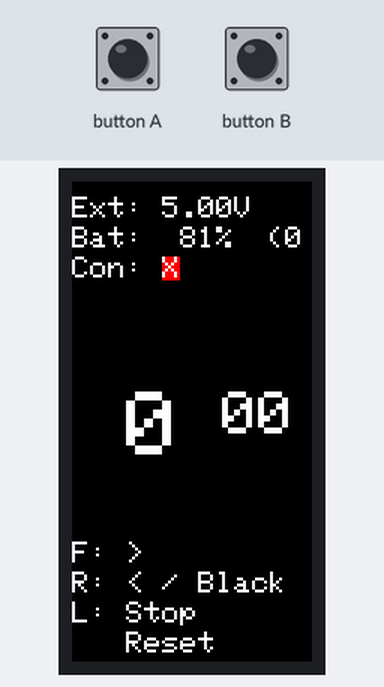
Bench run of a sketch on a simulated ESP32. Shown: 80×160 colour display. The test bench sets the inputs (shaded band). USB keyboard and mouse output is not drawn; what the sketch prints to the serial monitor is not drawn.

Above: at 0.2 s.
At 1.3 s:
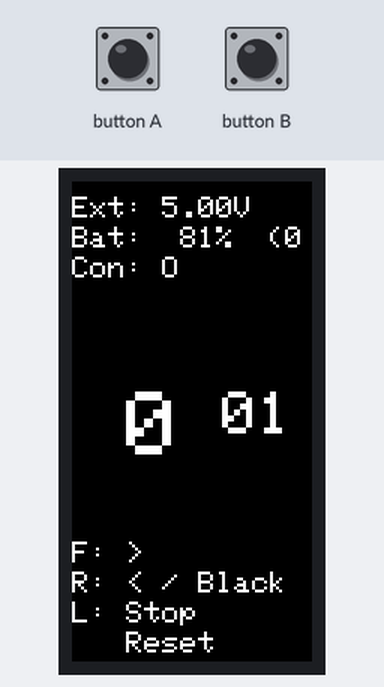
1.4 s: button A pressed for 0.15 s
3.6 s: button B pressed for 0.15 s
At 4.6 s:
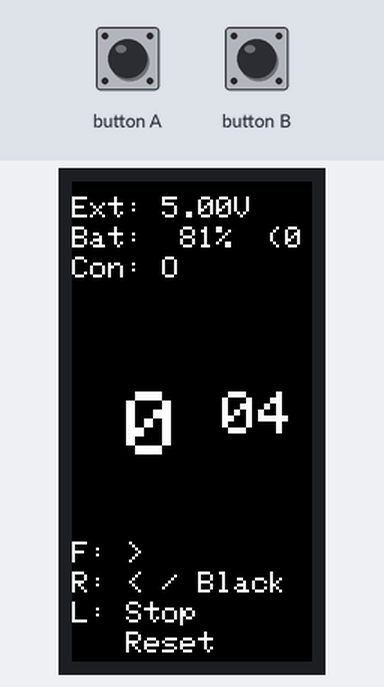
5.5 s: button B pressed for 1 s
Timing chart, 0 to 8.5 s (numbered marks = the images above; inputs shaded):
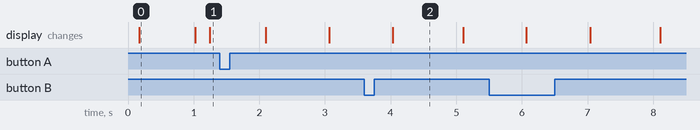

Measured:
- what the display in image 0 shows lasts 0.8 s, from 0.2 s to 1.0 s
- what the display in image 2 shows lasts 1.1 s, from 4.0 s to 5.1 s

The sketch:

app.ino
```cpp
#include <M5StickC.h>
#include <BleKeyboard.h>

#define TIME_BTNB_LONG_PRESS 1000  // ボタンBの長押しと判定する時間(ms)

#define LCD_TOP_OFFSET 5  // LCD上部が被って見えないから、オフセット

#define ALARM_VIN_VOLTAGE 3.5  // 外部電源電圧[V]の警告表示のしきい値
#define ALARM_BAT_LEVEL 25     // 内蔵バッテリーレベル[%]の警告表示のしきい値

hw_timer_t * presenTimer = NULL;

BleKeyboard bleKeyboard("only-my-laser");

bool FlagBleConnected = false;  // Bluetoothの接続判定フラグ。接続済:true / 未接続:false
unsigned long nextMonitorMills = 0;  // 次回のモニタを更新するミリ秒を格納する

int GetBatLevel(void);

void setup() {
    M5.begin();
    bleKeyboard.begin();
    presenTimer = timerBegin(0, 80, true);
    // monitorTimer = timerBegin(1, 80, true);

    setCpuFrequencyMhz(80);
    M5.Axp.ScreenBreath(9);
    M5.Lcd.fillScreen(BLACK);

    // presenTimer 初期停止と初期化
    timerStop(presenTimer);
    timerWrite(presenTimer, 0);

    bleKeyboard.setBatteryLevel(GetBatLevel());

    Serial.println("Setup() done");  // DEBUG
}

void loop() {
    // ボタン状態更新
    M5.update();

    /* -- モニタ関連 -- */
    // 更新周期を1秒間隔にする
    if ( nextMonitorMills < millis() ){
        M5.Lcd.setTextSize(1);
        // 外部電源(+5V)の電圧表示
        M5.Lcd.setCursor(0,0 + LCD_TOP_OFFSET);
        float vinVoltage = M5.Axp.GetVinVoltage();
        M5.Lcd.printf("Ext: ");
        // 外部電源がしきい値(ALARM_VIN_VOLTAGE)を下回ったら、警告表示
        if ( vinVoltage < ALARM_VIN_VOLTAGE ){
            M5.Lcd.setTextColor(WHITE, RED);
            M5.Lcd.printf("%.2fV", vinVoltage);
            M5.Lcd.setTextColor(WHITE, BLACK);
        } else {
            M5.Lcd.printf("%.2fV", vinVoltage);
        }
        // 内蔵バッテリーの残量レベル表示
        M5.Lcd.setCursor(0,10 + LCD_TOP_OFFSET);
        M5.Lcd.printf("Bat: ");
        // 内蔵バッテリーの残量がしきい値(ALARM_BAT_LEVEL)を下回ったら、警告表示
        if ( GetBatLevel() < ALARM_BAT_LEVEL ){
            M5.Lcd.setTextColor(WHITE, RED);
            M5.Lcd.printf("%3d%%", GetBatLevel());
            M5.Lcd.setTextColor(WHITE, BLACK);
        } else {
            M5.Lcd.printf("%3d%%", GetBatLevel());
        }
        // 内蔵バッテリーの充放電表示
        // +なら充電(+)、-なら放電(-)
        M5.Lcd.setCursor(65,10 + LCD_TOP_OFFSET);
        if ( M5.Axp.GetBatCurrent() == 0.0 ){
            M5.Lcd.printf("(0");
        } else if ( M5.Axp.GetBatCurrent() > 0.0 ){
            M5.Lcd.printf("(+");
        } else if ( M5.Axp.GetBatCurrent() < 0.0 ){
            M5.Lcd.printf("(-");
        }
        // Bluetooth接続状態の表示
        M5.Lcd.setCursor(0, 20 + LCD_TOP_OFFSET);
        M5.Lcd.printf("Con: ");
        if ( FlagBleConnected ){
            M5.Lcd.printf("O");
        } else {
            M5.Lcd.setTextColor(WHITE, RED);
            M5.Lcd.printf("X");
            M5.Lcd.setTextColor(WHITE, BLACK);
        }
        // APS電圧の低電圧警告の表示
        // APS電圧: AXP192からESP32に給電される電圧。3.4V以下はWarning。
        // https://lang-ship.com/reference/unofficial/M5StickC/Class/AXP192/#getwarningleve
        if ( M5.Axp.GetWarningLevel() != 0 ){
            M5.Lcd.setTextColor(WHITE, RED);
            M5.Lcd.setCursor(0, 30 + LCD_TOP_OFFSET);
            M5.Lcd.printf("LOW VOLTAGE!!");
            M5.Lcd.setTextColor(WHITE, BLACK);
        } else {
            M5.Lcd.setCursor(0, 30 + LCD_TOP_OFFSET);
            M5.Lcd.printf("%*s", 13, "");
        }
        nextMonitorMills = millis() + 1000;
    }

    /* -- タイマー関連 -- */
    // 電源ボタンの押下状態を取得する。
    // HACK: GetBtnPress()は0以外の値は一度しか値を取得できないから、ここで取得する。
    //       格納しないで下のif文で呼ぶと、ボタンを長押ししても[1]ではなく、先に短い場合の[2]を返してしまうため、長押しの分岐に入らない。
    int axpBtn = M5.Axp.GetBtnPress();
    // 電源ボタンが短時間押されたときは、タイマーのStart/Stop
    if( axpBtn == 2 ){
        if ( timerStarted(presenTimer) ){
            timerStop(presenTimer);
        } else {
            timerStart(presenTimer);
        }
    }
    // 電源ボタンが長時間(1.5s)押されたら、タイマーリセット
    if ( axpBtn == 1 ){
        timerStop(presenTimer);
        timerWrite(presenTimer, 0);
    }
    int presenTimerSec = int(timerReadSeconds(presenTimer));
    // 表示部分
    // 分は大きく
    M5.Lcd.setTextSize(3);
    M5.Lcd.setCursor(0,70);
    M5.Lcd.printf("%2d", presenTimerSec / 60);
    // 秒は小さく
    M5.Lcd.setTextSize(2);
    M5.Lcd.setCursor(50,70);
    M5.Lcd.printf("%02d", presenTimerSec % 60);

    /* -- スライド操作関連 -- */
    // Bluetooth接続後の動作
    if( bleKeyboard.isConnected() ){
        FlagBleConnected = true;
        // ボタンAが押されたとき、[n]を送信
        if( M5.BtnA.wasReleased() ){
            Serial.println("Send n key");
            bleKeyboard.print("n");
        }
        // ボタンBが押されたとき、[p]を送信
        if( M5.BtnB.wasReleased() ){
            Serial.println("Send p key");
            bleKeyboard.print("p");
        }
        // ボタンBが指定秒数以上押されたとき、[b]を送信
        if( M5.BtnB.wasReleasefor(TIME_BTNB_LONG_PRESS) ){
            Serial.println("Send b key");
            bleKeyboard.print("b");
        }
        bleKeyboard.releaseAll();
    } else {
        FlagBleConnected = false;
    }

    /* -- ボタン説明表示 -- */
    M5.Lcd.setTextSize(1);
    M5.Lcd.setCursor(0,120);
    M5.Lcd.printf("F: >");
    M5.Lcd.setCursor(0,130);
    M5.Lcd.printf("R: < / Black");
    M5.Lcd.setCursor(0,140);
    // プレゼンタイマーの動作によってStart/Stopの表示を切り替える
    if ( timerStarted(presenTimer) ){
        M5.Lcd.printf("L: Stop ");
    } else {
        M5.Lcd.printf("L: Start");
    }
    M5.Lcd.setCursor(0,150);
    M5.Lcd.printf("   Reset");

    delay(100);
}

// バッテリー残量レベル表示関数
// return: int バッテリーレベル(0〜100)
// 0% / 100%とする電圧値は関数内のローカル変数で定義。
int GetBatLevel(void) {
    float v = 0.0;   // 電圧
    int   batlevel = 0; // レベル

    float maxVoltage = 4.1;  // 100%とする電圧値。バッテリーの個体差があるから、適宜変える。
    float minVoltage = 3.0;   // 0%とする電圧値。

    v = M5.Axp.GetBatVoltage();
    v = int((v - minVoltage) / (maxVoltage - minVoltage) * 100);
    if ( v > 100 ) {
        v = 100;
    } else if ( v < 0 ) {
        v = 0;
    }
    return v;
}
```
